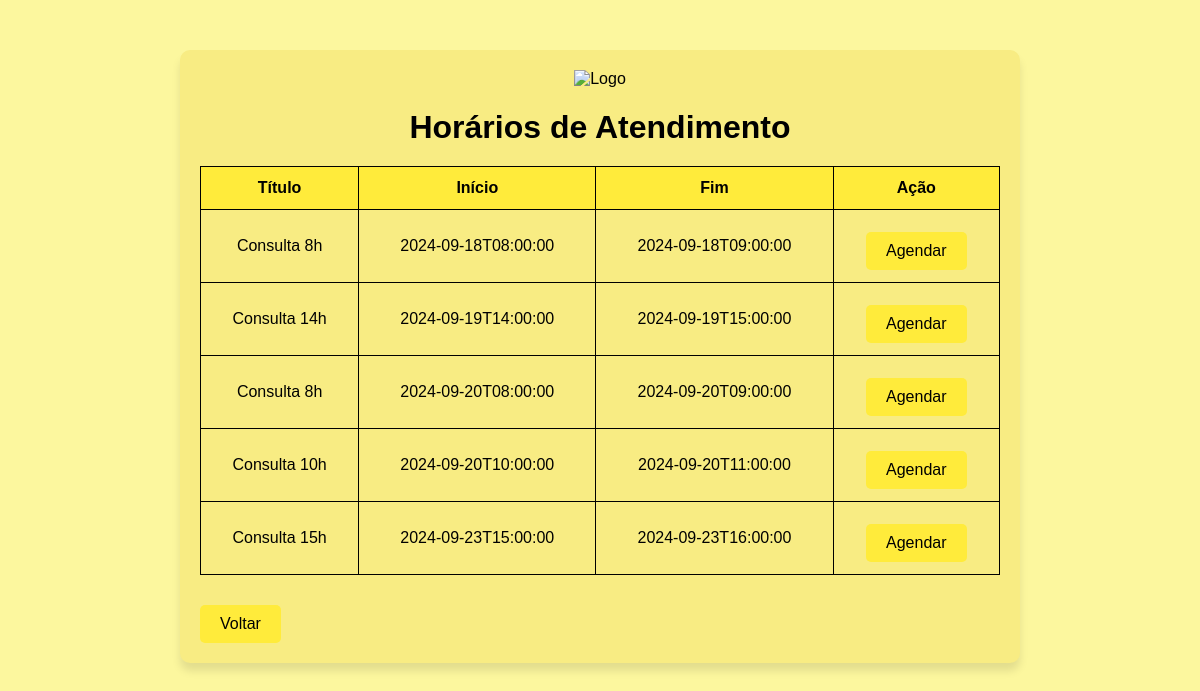
The page /agendar_consulta (signed in) on the database its author committed.
### tables this page shows
CREATE TABLE horarios (
            ID INTEGER NOT NULL PRIMARY KEY AUTOINCREMENT,
            title TEXT NOT NULL,
            start TEXT NOT NULL,
            end TEXT NOT NULL);

### app.py (the view)
@app.route('/agendar_consulta')
def agendar_consulta():
    if 'user_id' not in session:
        return redirect(url_for('login'))
    conn = sqlite3.connect('banco_de_dados.db')
    conn.row_factory = sqlite3.Row
    cursor = conn.cursor()
    cursor.execute('SELECT title, start, end FROM horarios')
    horarios = cursor.fetchall()
    conn.close()
    return render_template('agendar_consulta.html', horarios=horarios)

### templates/agendar_consulta.html (shortened to what this page needs)
<!DOCTYPE html>
<html lang="pt-BR">
<head>
</head>
<body>
<div class="container">
    <div class="logo">
        <img src="../static/imagens/thumbnailsite (1).png" alt="Logo">
    </div>
    <h1>Horários de Atendimento</h1>
    <table>
        <thead>
            <tr>
                <th>Título</th>
                <th>Início</th>
                <th>Fim</th>
                <th>Ação</th>
            </tr>
        </thead>
        <tbody>
            {% for horario in horarios %}
            <tr>
                <td>{{ horario.title }}</td>
                <td>{{ horario.start }}</td>
                <td>{{ horario.end }}</td>
                <td>
                    <a href="#" class="btn">Agendar</a>
                </td>
            </tr>
            {% endfor %}
        </tbody>
    </table>
    <a href="/telapaciente" class="btn">Voltar</a>
</div>
</body>
</html>

### templates/agendar_consulta.html (style rules this page uses)
body { font-family: Arial, sans-serif; margin: 0; padding: 0; background-color: #fcf79e; color: #000000; display: flex; justify-content: center; align-items: center; flex-direction: column; }
.container { width: 90%; max-width: 800px; margin-top: 50px; background-color: #f8ec83; padding: 20px; border-radius: 10px; box-shadow: 0 8px 8px rgba(0, 0, 0, 0.1); }
h1 { text-align: center; margin-bottom: 20px; color: #000000; }
table { width: 100%; border-collapse: collapse; margin-bottom: 20px; }
table, th, td { border: 1px solid #000000; }
th, td { padding: 12px; text-align: center; }
th { background-color: #ffeb3b; color: rgb(0, 0, 0); }
.btn { display: inline-block; padding: 10px 20px; color: rgb(0, 0, 0); background-color: #ffeb3b; text-align: center; border-radius: 5px; text-decoration: none; margin-top: 10px; }
.logo { margin-bottom: 20px; text-align: center; }
.logo img { max-width: 70%; }

### rows shown on the page
horarios: title "Consulta 8h", start "2024-09-18T08:00:00", end "2024-09-18T09:00:00"
horarios: title "Consulta 14h", start "2024-09-19T14:00:00", end "2024-09-19T15:00:00"
horarios: title "Consulta 8h", start "2024-09-20T08:00:00", end "2024-09-20T09:00:00"
horarios: title "Consulta 10h", start "2024-09-20T10:00:00", end "2024-09-20T11:00:00"
horarios: title "Consulta 15h", start "2024-09-23T15:00:00", end "2024-09-23T16:00:00"
